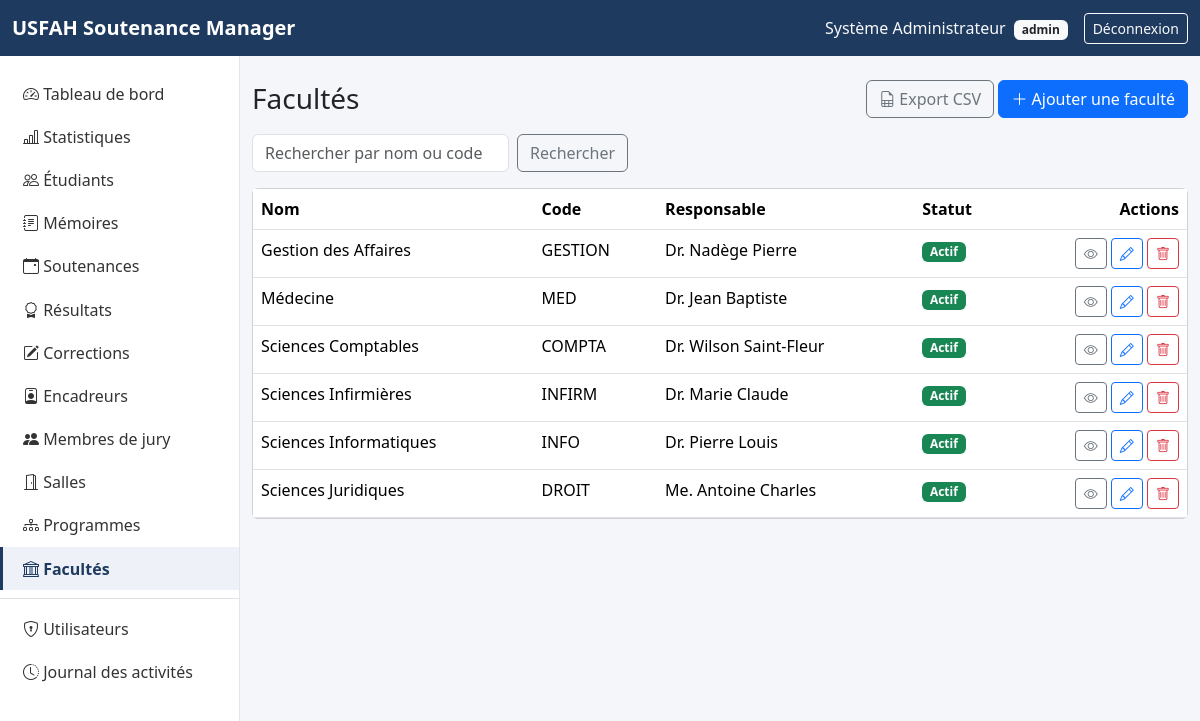
The app's page /faculties/index.php (signed in) with its own data.
### tables this page shows
CREATE TABLE faculties (
    id           INT UNSIGNED AUTO_INCREMENT PRIMARY KEY,
    nom          VARCHAR(150) NOT NULL,
    code         VARCHAR(20)  NOT NULL UNIQUE,
    description  TEXT NULL,
    responsable  VARCHAR(150) NULL,
    statut       ENUM('actif','inactif') NOT NULL DEFAULT 'actif',
    created_at   TIMESTAMP NOT NULL DEFAULT CURRENT_TIMESTAMP
);

### config/auth.php (called while the page is built, shortened)
<?php
function is_logged_in(): bool
{
    return isset($_SESSION['user_id']);
}
function current_user_role(): ?string
{
    return $_SESSION['role'] ?? null;
}

### faculties/index.php (the view, shortened to what this page needs)
<?php
require_once __DIR__ . '/../config/database.php';
require_once __DIR__ . '/../config/auth.php';
require_once __DIR__ . '/../includes/functions.php';
$search = trim((string) get_param('search', ''));
$where = '';
$params = [];
$total = (int) (function () use ($pdo, $where, $params) {
    $stmt = $pdo->prepare("SELECT COUNT(*) FROM faculties $where");
    $stmt->execute($params);
    return $stmt->fetchColumn();
})();
$pagination = paginate($total, 10);
$stmt = $pdo->prepare("SELECT * FROM faculties $where ORDER BY nom ASC LIMIT {$pagination['per_page']} OFFSET {$pagination['offset']}");
$stmt->execute($params);
$faculties = $stmt->fetchAll();
require __DIR__ . '/../includes/header.php';
?>
<div class="d-flex justify-content-between align-items-center mb-3">
    <h1 class="h3 mb-0">Facultés</h1>
    <div>
        <a href="export.php?<?= http_build_query(['search' => $search]) ?>" class="btn btn-outline-secondary"><i class="bi bi-file-earmark-spreadsheet"></i> Export CSV</a>
        <a href="create.php" class="btn btn-primary"><i class="bi bi-plus-lg"></i> Ajouter une faculté</a>
    </div>
</div>
<form method="get" class="row g-2 mb-3">
    <div class="col-auto">
        <input type="text" name="search" class="form-control" placeholder="Rechercher par nom ou code" value="<?= e($search) ?>">
    </div>
    <div class="col-auto">
        <button type="submit" class="btn btn-outline-secondary">Rechercher</button>
    </div>
</form>
<div class="card">
    <div class="table-responsive">
        <table class="table table-hover mb-0">
            <thead>
                <tr>
                    <th>Nom</th><th>Code</th><th>Responsable</th><th>Statut</th><th class="text-end">Actions</th>
                </tr>
            </thead>
            <tbody>
                <?php foreach ($faculties as $f): ?>
                    <tr>
                        <td><?= e($f['nom']) ?></td>
                        <td><?= e($f['code']) ?></td>
                        <td><?= e($f['responsable'] ?? '—') ?></td>
                        <td><?= status_badge($f['statut']) ?></td>
                        <td class="text-end">
                            <a href="show.php?id=<?= (int) $f['id'] ?>" class="btn btn-sm btn-outline-secondary"><i class="bi bi-eye"></i></a>
                            <a href="edit.php?id=<?= (int) $f['id'] ?>" class="btn btn-sm btn-outline-primary"><i class="bi bi-pencil"></i></a>
                            <a href="delete.php?id=<?= (int) $f['id'] ?>" class="btn btn-sm btn-outline-danger"><i class="bi bi-trash"></i></a>
                        </td>
                    </tr>
                <?php endforeach; ?>
            </tbody>
        </table>
    </div>
</div>
<?php require __DIR__ . '/../includes/footer.php'; ?>

### includes/header.php (shortened to what this page needs)
<!DOCTYPE html>
<html lang="fr">
<head>
    <link href="https://cdn.jsdelivr.net/npm/bootstrap@5.3.3/dist/css/bootstrap.min.css" rel="stylesheet">
    <link href="https://cdn.jsdelivr.net/npm/bootstrap-icons@1.11.3/font/bootstrap-icons.min.css" rel="stylesheet">
    <link href="<?= BASE_URL ?>/assets/css/style.css" rel="stylesheet">
</head>
<body>
<?php if (is_logged_in()): ?>
    <?php require __DIR__ . '/navbar.php'; ?>
    <div class="app-layout">
        <?php require __DIR__ . '/sidebar.php'; ?>
        <main class="app-content">
            <div class="container-fluid py-4">
<?php endif; ?>

### includes/navbar.php
<nav class="navbar navbar-expand-lg navbar-dark app-navbar">
    <div class="container-fluid">
        <a class="navbar-brand fw-bold" href="<?= BASE_URL ?>/dashboard/index.php">USFAH Soutenance Manager</a>
        <div class="d-flex align-items-center text-light">
            <span class="me-3">
                <?= e($_SESSION['user_name'] ?? '') ?>
                <span class="badge text-bg-light text-dark ms-1"><?= e(current_user_role() ?? '') ?></span>
            </span>
            <a href="<?= BASE_URL ?>/auth/logout.php" class="btn btn-outline-light btn-sm">Déconnexion</a>
        </div>
    </div>
</nav>

### includes/sidebar.php
<?php
$current = $_SERVER['SCRIPT_NAME'];
function nav_active(string $segment, string $current): string
{
    return str_contains($current, '/' . $segment . '/') ? ' active' : '';
}
$links = [
    'dashboard'     => ['Tableau de bord', 'bi-speedometer2'],
    'statistiques'  => ['Statistiques', 'bi-bar-chart-line'],
    'students'      => ['Étudiants', 'bi-people'],
    'theses'        => ['Mémoires', 'bi-journal-text'],
    'defenses'      => ['Soutenances', 'bi-calendar-event'],
    'results'       => ['Résultats', 'bi-award'],
    'corrections'   => ['Corrections', 'bi-pencil-square'],
    'supervisors'   => ['Encadreurs', 'bi-person-badge'],
    'jury-members'  => ['Membres de jury', 'bi-people-fill'],
    'rooms'         => ['Salles', 'bi-door-open'],
    'programs'      => ['Programmes', 'bi-diagram-3'],
    'faculties'     => ['Facultés', 'bi-bank'],
];
?>
<aside class="app-sidebar">
    <ul class="nav flex-column">
        <?php foreach ($links as $segment => [$label, $icon]): ?>
            <li class="nav-item">
                <a class="nav-link<?= nav_active($segment, $current) ?>" href="<?= BASE_URL ?>/<?= $segment ?>/index.php">
                    <i class="bi <?= e($icon) ?>"></i> <?= e($label) ?>
                </a>
            </li>
        <?php endforeach; ?>
        <?php if (current_user_role() === 'admin'): ?>
            <li class="nav-item mt-2 border-top pt-2">
                <a class="nav-link<?= nav_active('users', $current) ?>" href="<?= BASE_URL ?>/users/index.php">
                    <i class="bi bi-shield-lock"></i> Utilisateurs
                </a>
            </li>
            <li class="nav-item">
                <a class="nav-link<?= nav_active('activity-log', $current) ?>" href="<?= BASE_URL ?>/activity-log/index.php">
                    <i class="bi bi-clock-history"></i> Journal des activités
                </a>
            </li>
        <?php endif; ?>
    </ul>
</aside>

### includes/functions.php (shortened to what this page needs)
<?php
function e(?string $value): string
{
    return htmlspecialchars($value ?? '', ENT_QUOTES, 'UTF-8');
}
function get_param(string $key, $default = null)
{
    return $_GET[$key] ?? $default;
}
function paginate(int $total_rows, int $per_page = 10): array
{
    $page = max(1, (int) get_param('page', 1));
    $total_pages = max(1, (int) ceil($total_rows / $per_page));
    $page = min($page, $total_pages);
    $offset = ($page - 1) * $per_page;
    return [
        'page'        => $page,
        'per_page'    => $per_page,
        'offset'      => $offset,
        'total_rows'  => $total_rows,
        'total_pages' => $total_pages,
    ];
}
function status_badge(string $statut): string
{
    $map = [
        'actif' => 'success', 'inactif' => 'secondary',
        'en_preparation' => 'secondary', 'soumis' => 'info', 'valide' => 'primary',
        'a_corriger' => 'warning', 'autorise_a_soutenir' => 'info', 'soutenu' => 'success',
        'programmee' => 'primary', 'reportee' => 'warning', 'realisee' => 'success', 'annulee' => 'danger',
        'a_faire' => 'secondary', 'en_cours' => 'info', 'soumise' => 'warning', 'validee' => 'success',
        'admis' => 'success', 'admis_avec_corrections' => 'warning', 'ajourne' => 'danger',
        'disponible' => 'success', 'indisponible' => 'secondary',
    ];
    $color = $map[$statut] ?? 'secondary';
    $label = ucwords(str_replace('_', ' ', $statut));
    return '<span class="badge text-bg-' . $color . '">' . e($label) . '</span>';
}

### includes/footer.php (shortened to what this page needs)
<?php if (is_logged_in()): ?>
            </div>
        </main>
    </div>
<?php else: ?>
    </div>
<?php endif; ?>
</body>
</html>

### assets/css/style.css (style rules this page uses)
:root { --usfah-primary: #1f3a5f; --usfah-primary-dark: #142842; }
body { background-color: #f4f6f9; }
.app-navbar { background-color: var(--usfah-primary); }
.app-layout { display: flex; min-height: calc(100vh - 56px); }
.app-sidebar { width: 240px; flex-shrink: 0; background-color: #ffffff; border-right: 1px solid #e2e6ea; padding: 1rem 0; }
.app-sidebar .nav-link { color: #333; padding: 0.6rem 1.25rem; border-left: 3px solid transparent; }
.app-sidebar .nav-link.active { color: var(--usfah-primary); font-weight: 600; border-left-color: var(--usfah-primary); background-color: #eef2f8; }
.app-content { flex: 1; min-width: 0; }
table.table thead { background-color: #eef2f8; }

### records on screen
faculties: nom "Gestion des Affaires", code "GESTION", responsable "Dr. Nadège Pierre", statut "Actif"
faculties: nom "Médecine", code "MED", responsable "Dr. Jean Baptiste", statut "Actif"
faculties: nom "Sciences Comptables", code "COMPTA", responsable "Dr. Wilson Saint-Fleur", statut "Actif"
faculties: nom "Sciences Infirmières", code "INFIRM", responsable "Dr. Marie Claude", statut "Actif"
faculties: nom "Sciences Informatiques", code "INFO", responsable "Dr. Pierre Louis", statut "Actif"
faculties: nom "Sciences Juridiques", code "DROIT", responsable "Me. Antoine Charles", statut "Actif"

### other values on screen
$_SESSION['user_name'] "Système Administrateur"
current_user_role() "admin"
$label "Tableau de bord"
$label "Statistiques"
$label "Étudiants"
$label "Mémoires"
$label "Soutenances"
$label "Résultats"
$label "Corrections"
$label "Encadreurs"
$label "Membres de jury"
$label "Salles"
$label "Programmes"
$label "Facultés"
